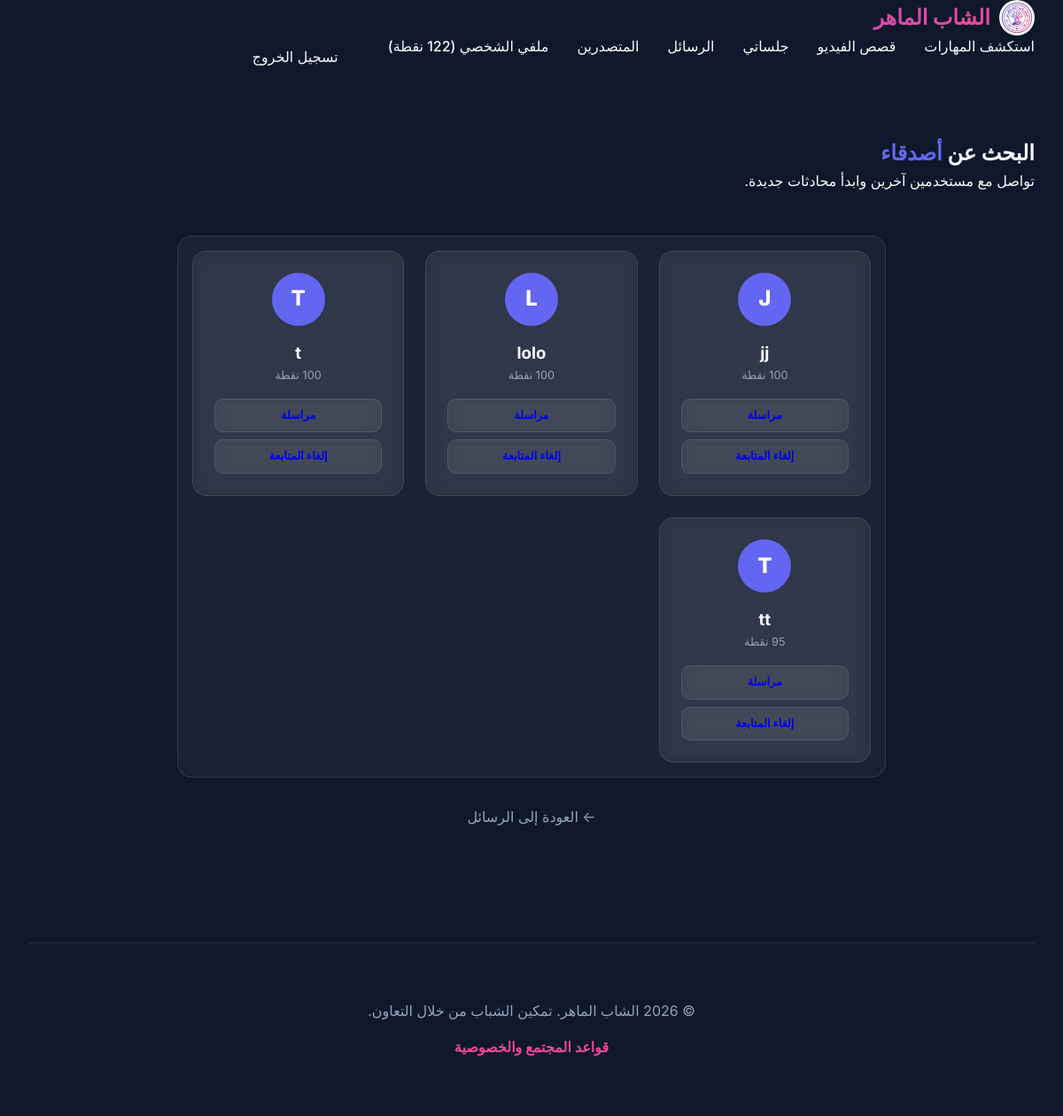
The page /users/ (signed in) on the database its author committed.
### exchange/models.py (models this page shows, shortened)
class User(AbstractUser):
    points = models.IntegerField(default=100)
    bio = models.TextField(blank=True)
    avatar = models.ImageField(upload_to='avatars/', blank=True, null=True)
    following = models.ManyToManyField('self', symmetrical=False, related_name='followers', blank=True)

### exchange/views.py (the view)
# urls.py: path('users/', views.user_list, name='user_list'),
@login_required
def user_list(request):
    users = User.objects.exclude(id=request.user.id).order_by('username')
    return render(request, 'exchange/user_list.html', {'users': users})

### templates/exchange/user_list.html (shortened to what this page needs)
{% extends 'base.html' %}
{% block content %}
<section style="margin-bottom: 3rem;">
    <h1>البحث عن <span style="color: var(--primary);">أصدقاء</span></h1>
    <p>تواصل مع مستخدمين آخرين وابدأ محادثات جديدة.</p>
</section>
<div class="glass" style="max-width: 800px; margin: 0 auto; min-height: 400px; padding: 1rem;">
    <div style="display: grid; grid-template-columns: repeat(auto-fill, minmax(200px, 1fr)); gap: 1.5rem;">
        {% for site_user in users %}
        <div class="glass"
            style="padding: 1.5rem; text-align: center; display: flex; flex-direction: column; align-items: center; gap: 1rem;">
            <div
                style="width: 60px; height: 60px; background: var(--primary); border-radius: 50%; display: flex; align-items: center; justify-content: center; font-size: 1.5rem; font-weight: 800; color: white;">
                {{ site_user.username|slice:":1"|upper }}
            </div>
            <div style="flex: 1;">
                <h3 style="margin: 0;">{{ site_user.username }}</h3>
                <p style="font-size: 0.8rem; color: var(--text-muted);">{{ site_user.points }} نقطة</p>
            </div>
            <div style="display: flex; flex-direction: column; gap: 0.5rem; width: 100%;">
                <a href="{% url 'exchange:chat' site_user.id %}" class="btn glass"
                    style="font-size: 0.8rem; padding: 0.5rem 1rem;">مراسلة</a>
                <a href="{% url 'exchange:toggle_follow' site_user.id %}"
                    class="btn {% if site_user in user.following.all %}glass{% else %}btn-primary{% endif %}"
                    style="font-size: 0.8rem; padding: 0.5rem 1rem;">
                    {% if site_user in user.following.all %}إلغاء المتابعة{% else %}متابعة{% endif %}
                </a>
            </div>
        </div>
        {% empty %}
        <div style="grid-column: 1 / -1; padding: 4rem; text-align: center; color: var(--text-muted);">
            <p>لا يوجد مستخدمون آخرون حالياً.</p>
        </div>
        {% endfor %}
    </div>
</div>
<div style="margin-top: 2rem; text-align: center;">
    <a href="{% url 'exchange:message_list' %}" style="color: var(--text-muted); text-decoration: none;">← العودة إلى
        الرسائل</a>
</div>
{% endblock %}

### static/css/style.css (style rules this page uses)
:root { --primary: #6366f1; --primary-hover: #4f46e5; --secondary: #ec4899; --bg-dark: #0f172a; --bg-card: rgba(30, 41, 59, 0.7); --text-main: #f8fafc; --text-muted: #94a3b8; --glass-border: rgba(255, 255, 255, 0.1); --glass-bg: rgba(255, 255, 255, 0.05); --success: #10b981; --warning: #f59e0b; }
* { margin: 0; padding: 0; box-sizing: border-box; }
body { font-family: 'Inter', system-ui, -apple-system, sans-serif; background-color: var(--bg-dark); color: var(--text-main); line-height: 1.6; min-height: 100vh; overflow-x: hidden; }
.glass { background: var(--glass-bg); backdrop-filter: blur(12px); -webkit-backdrop-filter: blur(12px); border: 1px solid var(--glass-border); border-radius: 16px; }
.btn { padding: 0.75rem 1.5rem; border-radius: 10px; font-weight: 600; cursor: pointer; transition: transform 0.2s, background 0.3s; text-decoration: none; display: inline-block; }

### rows shown on the page
User: username "J", username "jj", shows "إلغاء المتابعة"
User: username "L", username "lolo", shows "إلغاء المتابعة"
User: username "T", username "t", shows "إلغاء المتابعة"
User: username "T", username "tt", points "95", shows "إلغاء المتابعة"
